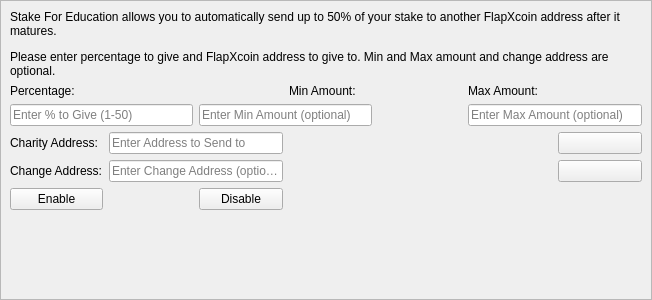
<?xml version="1.0" encoding="UTF-8"?>
<ui version="4.0">
 <class>StakeForCharityDialog</class>
 <widget class="QWidget" name="StakeForCharityDialog">
  <property name="windowModality">
   <enum>Qt::NonModal</enum>
  </property>
  <property name="geometry">
   <rect>
    <x>0</x>
    <y>0</y>
    <width>652</width>
    <height>300</height>
   </rect>
  </property>
  <property name="windowTitle">
   <string>Stake For Charity</string>
  </property>
  <layout class="QGridLayout" name="gridLayout">
   <property name="leftMargin">
    <number>0</number>
   </property>
   <property name="topMargin">
    <number>0</number>
   </property>
   <property name="rightMargin">
    <number>0</number>
   </property>
   <property name="bottomMargin">
    <number>0</number>
   </property>
   <item row="0" column="0">
    <widget class="QScrollArea" name="scrollArea">
     <property name="widgetResizable">
      <bool>true</bool>
     </property>
     <widget class="QWidget" name="scrollAreaWidgetContents">
      <property name="geometry">
       <rect>
        <x>0</x>
        <y>0</y>
        <width>650</width>
        <height>298</height>
       </rect>
      </property>
      <layout class="QGridLayout" name="gridLayout_3">
       <item row="0" column="0">
        <layout class="QGridLayout" name="gridLayout_2">
         <item row="1" column="0">
          <widget class="QLabel" name="label">
           <property name="toolTip">
            <string>Percentage of stake to send</string>
           </property>
           <property name="styleSheet">
            <string notr="true">background:transparent;</string>
           </property>
           <property name="text">
            <string>&lt;html&gt;&lt;head/&gt;&lt;body&gt;&lt;p&gt;&lt;span&gt;Percentage:&lt;/span&gt;&lt;/p&gt;&lt;/body&gt;&lt;/html&gt;</string>
           </property>
          </widget>
         </item>
         <item row="1" column="3">
          <widget class="QLabel" name="label_3">
           <property name="toolTip">
            <string>Min amount to send</string>
           </property>
           <property name="styleSheet">
            <string notr="true">background:transparent;</string>
           </property>
           <property name="text">
            <string>&lt;html&gt;&lt;head/&gt;&lt;body&gt;&lt;p&gt;&lt;span&gt;Min Amount:&lt;/span&gt;&lt;/p&gt;&lt;/body&gt;&lt;/html&gt;</string>
           </property>
          </widget>
         </item>
         <item row="1" column="5">
          <widget class="QLabel" name="label_4">
           <property name="toolTip">
            <string>Max amount to send</string>
           </property>
           <property name="styleSheet">
            <string notr="true">background:transparent;</string>
           </property>
           <property name="text">
            <string>&lt;html&gt;&lt;head/&gt;&lt;body&gt;&lt;p&gt;&lt;span&quot;&gt;Max Amount:&lt;/span&gt;&lt;/p&gt;&lt;/body&gt;&lt;/html&gt;</string>
           </property>
          </widget>
         </item>
         <item row="2" column="0" colspan="2">
          <widget class="QLineEdit" name="charityPercentEdit">
           <property name="toolTip">
            <string>Enter whole numbers 1 - 50</string>
           </property>
           <property name="placeholderText">
            <string>Enter % to Give (1-50)</string>
           </property>
          </widget>
         </item>
         <item row="2" column="2" colspan="2">
          <widget class="QLineEdit" name="charityMinEdit">
           <property name="toolTip">
            <string/>
           </property>
           <property name="placeholderText">
            <string>Enter Min Amount (optional)</string>
           </property>
          </widget>
         </item>
         <item row="2" column="5" colspan="2">
          <widget class="QLineEdit" name="charityMaxEdit">
           <property name="toolTip">
            <string/>
           </property>
           <property name="text">
            <string/>
           </property>
           <property name="placeholderText">
            <string>Enter Max Amount (optional)</string>
           </property>
          </widget>
         </item>
         <item row="3" column="0">
          <widget class="QLabel" name="label_5">
           <property name="toolTip">
            <string>Address to send portion of stake to</string>
           </property>
           <property name="text">
            <string>Charity Address:</string>
           </property>
          </widget>
         </item>
         <item row="3" column="1" colspan="2">
          <widget class="QLineEdit" name="charityAddressEdit">
           <property name="toolTip">
            <string/>
           </property>
           <property name="placeholderText">
            <string>Enter Address to Send to</string>
           </property>
          </widget>
         </item>
         <item row="3" column="6">
          <widget class="QPushButton" name="addressBookButton">
           <property name="toolTip">
            <string>Choose an address from the address book</string>
           </property>
           <property name="text">
            <string/>
           </property>
           <property name="icon">
            <iconset resource="../bitcoin.qrc">
             <normaloff>:/icons/address-book</normaloff>:/icons/address-book</iconset>
           </property>
           <property name="shortcut">
            <string>Alt+A</string>
           </property>
           <property name="autoDefault">
            <bool>false</bool>
           </property>
          </widget>
         </item>
         <item row="4" column="0">
          <widget class="QLabel" name="label_6">
           <property name="toolTip">
            <string>The amount left over returned to you</string>
           </property>
           <property name="text">
            <string>Change Address:</string>
           </property>
          </widget>
         </item>
         <item row="4" column="1" colspan="2">
          <widget class="QLineEdit" name="charityChangeAddressEdit">
           <property name="toolTip">
            <string>Change address must be owned by you</string>
           </property>
           <property name="placeholderText">
            <string>Enter Change Address (optional)</string>
           </property>
          </widget>
         </item>
         <item row="4" column="6">
          <widget class="QPushButton" name="changeAddressBookButton">
           <property name="toolTip">
            <string>Choose an address from the address book</string>
           </property>
           <property name="text">
            <string/>
           </property>
           <property name="icon">
            <iconset resource="../bitcoin.qrc">
             <normaloff>:/icons/address-book</normaloff>:/icons/address-book</iconset>
           </property>
           <property name="shortcut">
            <string>Alt+A</string>
           </property>
           <property name="autoDefault">
            <bool>false</bool>
           </property>
          </widget>
         </item>
         <item row="5" column="0">
          <widget class="QPushButton" name="enableButton">
           <property name="toolTip">
            <string/>
           </property>
           <property name="statusTip">
            <string>Check and turn on Stake For Charity</string>
           </property>
           <property name="text">
            <string>Enable</string>
           </property>
          </widget>
         </item>
         <item row="5" column="2">
          <widget class="QPushButton" name="disableButton">
           <property name="statusTip">
            <string>Turn off Stake For Charity</string>
           </property>
           <property name="text">
            <string>Disable</string>
           </property>
          </widget>
         </item>
         <item row="0" column="0" colspan="7">
          <widget class="QLabel" name="label_2">
           <property name="lineWidth">
            <number>1</number>
           </property>
           <property name="text">
            <string>&lt;html&gt;&lt;head/&gt;&lt;body&gt;&lt;p&gt;&lt;span&gt;Stake For Education allows you to automatically send up to 50% of your stake to another FlapXcoin address after it matures.&lt;/span&gt;&lt;/p&gt;&lt;p&gt;&lt;span&gt;Please enter percentage to give and FlapXcoin address to give to. Min and Max amount and change address are optional.&lt;/span&gt;&lt;/p&gt;&lt;/body&gt;&lt;/html&gt;</string>
           </property>
           <property name="alignment">
            <set>Qt::AlignLeading|Qt::AlignLeft|Qt::AlignTop</set>
           </property>
           <property name="wordWrap">
            <bool>true</bool>
           </property>
          </widget>
         </item>
         <item row="5" column="4" colspan="3">
          <widget class="QLabel" name="message">
           <property name="palette">
            <palette>
             <active>
              <colorrole role="WindowText">
               <brush brushstyle="SolidPattern">
                <color alpha="255">
                 <red>255</red>
                 <green>170</green>
                 <blue>0</blue>
                </color>
               </brush>
              </colorrole>
              <colorrole role="Button">
               <brush brushstyle="SolidPattern">
                <color alpha="0">
                 <red>0</red>
                 <green>0</green>
                 <blue>0</blue>
                </color>
               </brush>
              </colorrole>
              <colorrole role="Text">
               <brush brushstyle="SolidPattern">
                <color alpha="255">
                 <red>255</red>
                 <green>170</green>
                 <blue>0</blue>
                </color>
               </brush>
              </colorrole>
              <colorrole role="Base">
               <brush brushstyle="SolidPattern">
                <color alpha="0">
                 <red>0</red>
                 <green>0</green>
                 <blue>0</blue>
                </color>
               </brush>
              </colorrole>
              <colorrole role="Window">
               <brush brushstyle="SolidPattern">
                <color alpha="0">
                 <red>0</red>
                 <green>0</green>
                 <blue>0</blue>
                </color>
               </brush>
              </colorrole>
             </active>
             <inactive>
              <colorrole role="WindowText">
               <brush brushstyle="SolidPattern">
                <color alpha="255">
                 <red>255</red>
                 <green>170</green>
                 <blue>0</blue>
                </color>
               </brush>
              </colorrole>
              <colorrole role="Button">
               <brush brushstyle="SolidPattern">
                <color alpha="0">
                 <red>0</red>
                 <green>0</green>
                 <blue>0</blue>
                </color>
               </brush>
              </colorrole>
              <colorrole role="Text">
               <brush brushstyle="SolidPattern">
                <color alpha="255">
                 <red>255</red>
                 <green>170</green>
                 <blue>0</blue>
                </color>
               </brush>
              </colorrole>
              <colorrole role="Base">
               <brush brushstyle="SolidPattern">
                <color alpha="0">
                 <red>0</red>
                 <green>0</green>
                 <blue>0</blue>
                </color>
               </brush>
              </colorrole>
              <colorrole role="Window">
               <brush brushstyle="SolidPattern">
                <color alpha="0">
                 <red>0</red>
                 <green>0</green>
                 <blue>0</blue>
                </color>
               </brush>
              </colorrole>
             </inactive>
             <disabled>
              <colorrole role="WindowText">
               <brush brushstyle="SolidPattern">
                <color alpha="255">
                 <red>120</red>
                 <green>120</green>
                 <blue>120</blue>
                </color>
               </brush>
              </colorrole>
              <colorrole role="Button">
               <brush brushstyle="SolidPattern">
                <color alpha="0">
                 <red>0</red>
                 <green>0</green>
                 <blue>0</blue>
                </color>
               </brush>
              </colorrole>
              <colorrole role="Text">
               <brush brushstyle="SolidPattern">
                <color alpha="255">
                 <red>120</red>
                 <green>120</green>
                 <blue>120</blue>
                </color>
               </brush>
              </colorrole>
              <colorrole role="Base">
               <brush brushstyle="SolidPattern">
                <color alpha="0">
                 <red>0</red>
                 <green>0</green>
                 <blue>0</blue>
                </color>
               </brush>
              </colorrole>
              <colorrole role="Window">
               <brush brushstyle="SolidPattern">
                <color alpha="0">
                 <red>0</red>
                 <green>0</green>
                 <blue>0</blue>
                </color>
               </brush>
              </colorrole>
             </disabled>
            </palette>
           </property>
           <property name="styleSheet">
            <string notr="true">background:transparent;</string>
           </property>
           <property name="text">
            <string/>
           </property>
          </widget>
         </item>
        </layout>
       </item>
       <item row="1" column="0">
        <spacer name="verticalSpacer">
         <property name="orientation">
          <enum>Qt::Vertical</enum>
         </property>
         <property name="sizeHint" stdset="0">
          <size>
           <width>20</width>
           <height>40</height>
          </size>
         </property>
        </spacer>
       </item>
      </layout>
     </widget>
    </widget>
   </item>
  </layout>
 </widget>
 <resources>
  <include location="../bitcoin.qrc"/>
 </resources>
 <connections/>
</ui>
